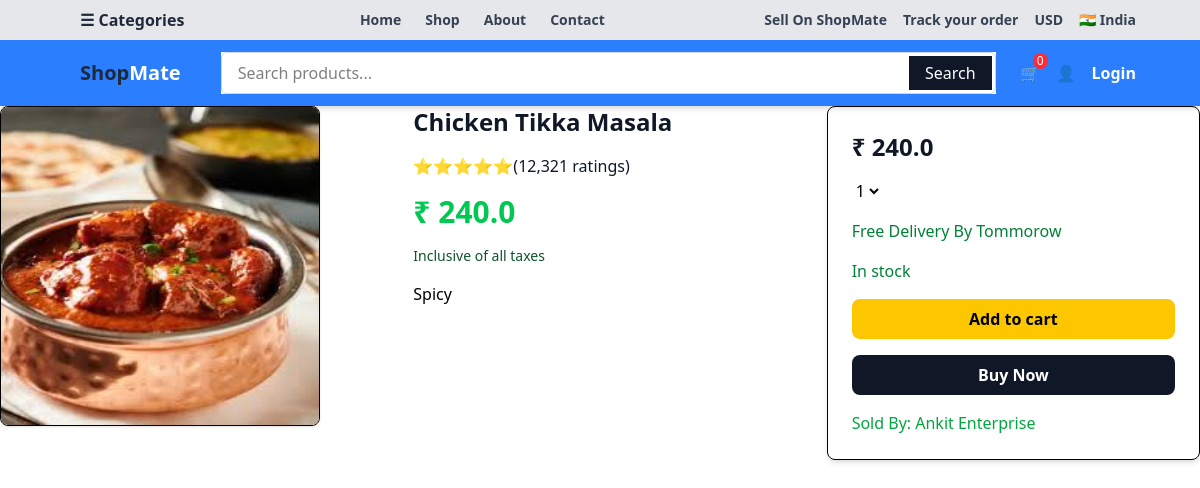
/chicken-tikka-masala, run on the app's committed database.
### myapp/models.py (models this page shows, shortened)
class Product(models.Model):
    name=models.CharField(max_length=100)
    price=models.FloatField()
    description=models.TextField()
    image=models.ImageField(upload_to='images/')#install pillow for image field
    slug=models.SlugField(unique=True,blank=True)
    stock=models.IntegerField()
    active=models.BooleanField()

### myapp/views.py (the view)
# urls.py: path('<slug:slug>',views.detail,name='detail')
def detail(request,slug):
    product=Product.objects.get(slug=slug)
    return render(request,'myapp/detail.html',{'product':product})

### cart/cart.py (called while the page is built)
    def __len__(self):
        return sum(int(item['qty']) for item in self.cart.values() if item['qty'])

### cart/context_processors.py (called while the page is built)
def cart(request):
    return {'cart':Cart(request)}

### myapp/templates/myapp/detail.html (shortened to what this page needs)
{% extends 'myapp/base.html' %}
{% block body %}
    <div class="max-w-7xl mx-auto grid grid-cols-3 gap-10">
        <div class="col-span-1">
            <img class="w-80 h-80 rounded-lg border shadow-sm" src="{{product.image.url}}" alt="">
        </div>
        <div class="col-span-1 space-y-4">
            <h1 class="text-2xl font-semibold text-gray-900">{{product.name}}</h1>
            <div class="text-yellow-500">
                ⭐️⭐️⭐️⭐️⭐️<span class="text-gray-900">(12,321 ratings)</span>
            </div>
            <p class="text-3xl text-green-500 font-bold">₹ {{product.price}}</p>
            <p class="text-sm text-green-900 font-md">Inclusive of all taxes</p>
            <div>
                <ul>
                    {{product.description}}
                </ul>
            </div>
        </div>
        <div class="col-span-1 border rounded-lg p-6 space-y-4 shadow-md">
            <p class="text-2xl font-bold text-gray-900">₹ {{product.price}}</p>
            <div>
                <select name="" id="select">
                    <option value="">1</option>
                </select>
            </div>
            <p class="'text-sm text-green-700">Free Delivery By Tommorow</p>
            {% if product.stock %}
                <p class="'text-sm text-green-700">In stock</p>
            {% else %}
                <p class="'text-sm text-green-700">Out Of Stock</p>
            {% endif %}
            <button id="atc"
           value="{{product.id}}" class="w-full bg-yellow-400 text-black font-semibold py-2 rounded-lg">Add to cart</button>
            <button class="w-full bg-gray-900 text-white font-semibold py-2 rounded-lg">Buy Now</button>
            <p class="text-green-600">
                Sold By: Ankit Enterprise
            </p>
        </div>
    </div>
{% endblock %}

### data on the page
Product: image (picture), name "Chicken Tikka Masala", price "240.0", description "Spicy"
